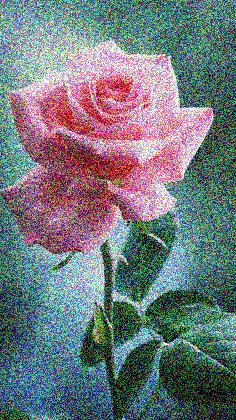
#> input picture assignments/flower2.jpg, 236 x 420 px
$ python 03_noice_reduce.py   (older library calls are emulated)
#> lines starting #> are read from the running program, lines starting #| are printed output that depends on the picture
# # Understand and apply noise smoothing and sharpening techniques.
# # Problem:
# # 1. Load a noisy image or add noise to an image using a Gaussian noise generator.
# # 2. Apply smoothing techniques using:
# # o Gaussian blur.
# # o Median blur.
# # 3. Sharpen the image using a Laplacian filter.
# # 4. Compare and display the results of smoothing and sharpening techniques.

import cv2
import numpy as np
import matplotlib.pyplot as plt


#loading noisy image
img = cv2.imread("flower2.jpg")
#> img is the input picture: shape (420, 236, 3); mean B, G, R 124.7, 120.7, 112.4

gaussian_blur = cv2.GaussianBlur(img, (7,7), 0)
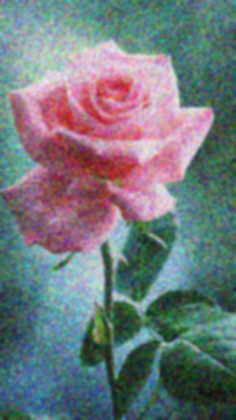
#> gaussian_blur: shape (420, 236, 3); mean B, G, R 124.7, 120.7, 112.4
median_blur = cv2.medianBlur(img,5)
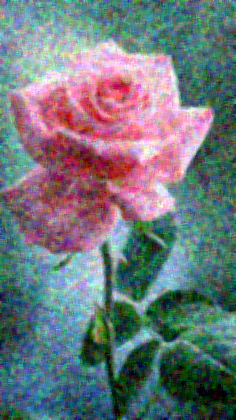
#> median_blur: shape (420, 236, 3); mean B, G, R 124.2, 119.7, 111.2

laplacian = cv2.Laplacian(cv2.cvtColor(img, cv2.COLOR_RGB2GRAY), cv2.CV_64F)
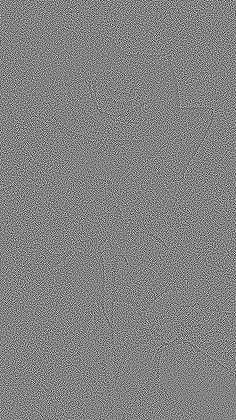
#> laplacian: shape (420, 236) float64; min -628, max 595, mean 0; drawn with min black and max white

# Plotting
plt.figure(figsize=(10, 10))

# Displaying the noisy and processed images
plt.subplot(2,2,1)
plt.title("Noisy Image")
plt.imshow(cv2.cvtColor(img, cv2.COLOR_BGR2RGB))

plt.subplot(2,2,2)
plt.title("Gaussian Blur")
plt.imshow(cv2.cvtColor(gaussian_blur, cv2.COLOR_BGR2RGB))

plt.subplot(2,2,3)
plt.title("Median Blur")
plt.imshow(cv2.cvtColor(median_blur, cv2.COLOR_BGR2RGB))

# Laplacian Edge Detection Result
plt.subplot(2,2,4)
plt.title("Laplacian")
plt.imshow(laplacian, cmap='gray')

plt.show()
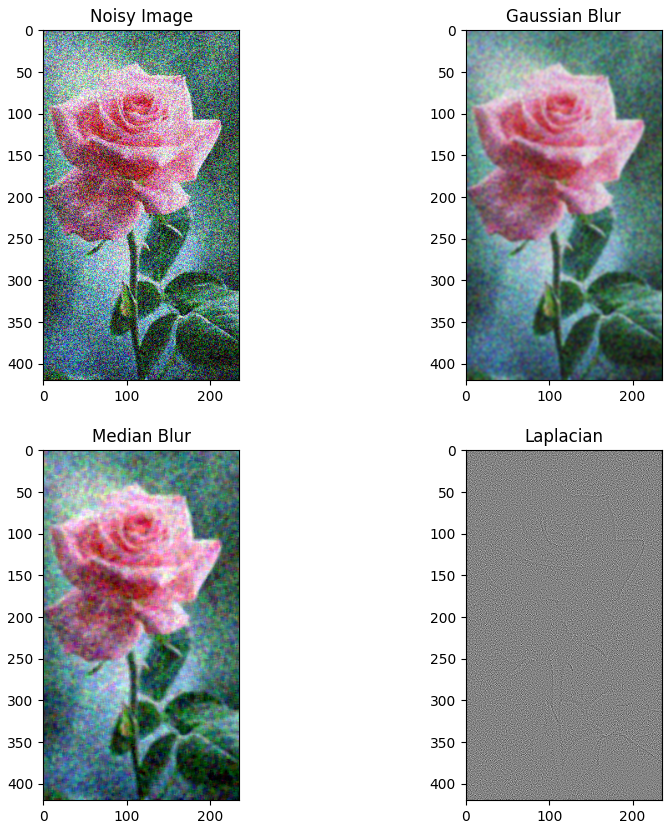
#> figure drawn by matplotlib, 4 panels

cv2.waitKey(0)
cv2.destroyAllWindows()

$ run again, with assignments/flower.jpg copied over assignments/flower2.jpg
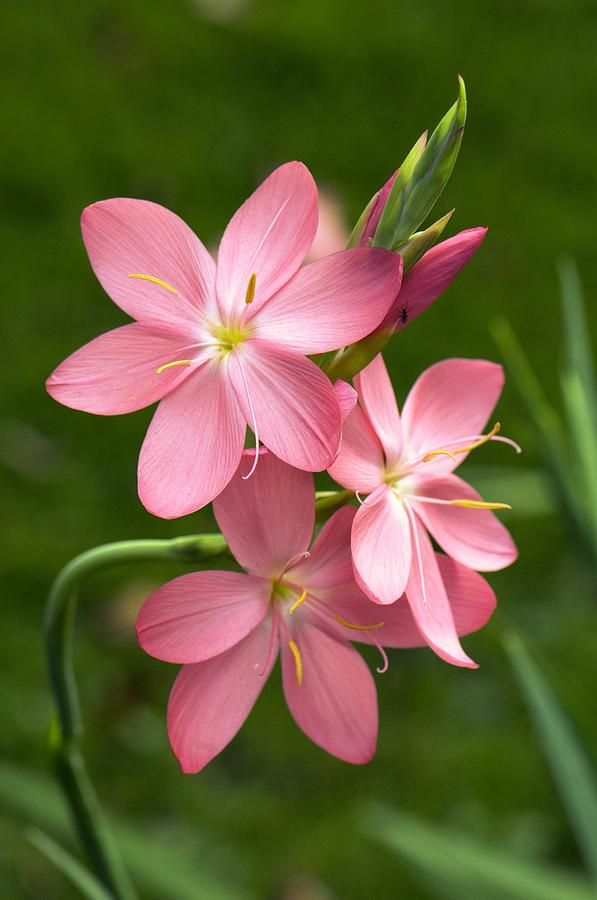
#> input picture assignments/flower.jpg, 597 x 900 px
#> img is the input picture: shape (900, 597, 3); mean B, G, R 56.5, 94.9, 104.3
#> `laplacian = cv2.Laplacian(cv2.cvtColor(img, cv2.COLOR_RGB2GRAY), cv2.C..`:
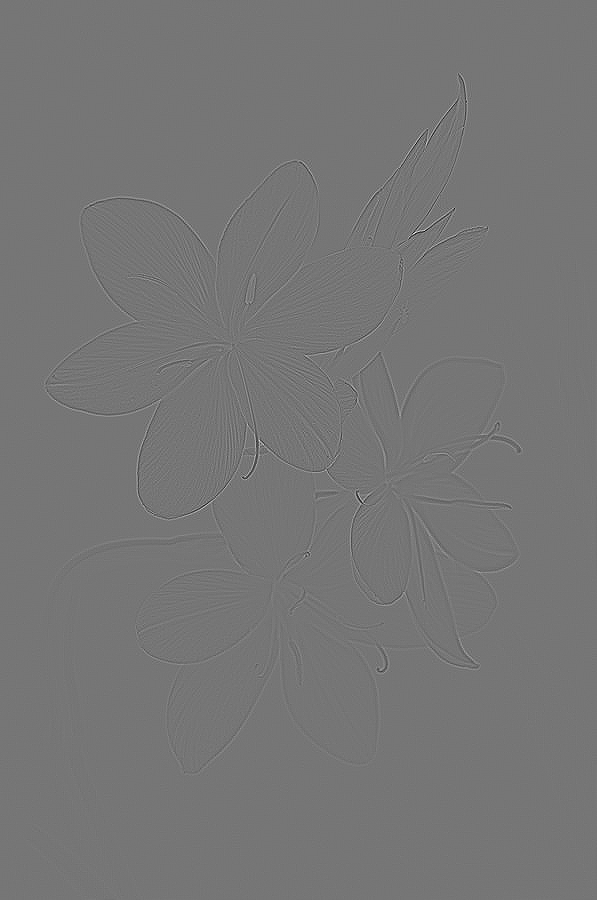
#> laplacian: shape (900, 597) float64; min -304, max 352, mean 0; drawn with min black and max white
#> `plt.show()`:
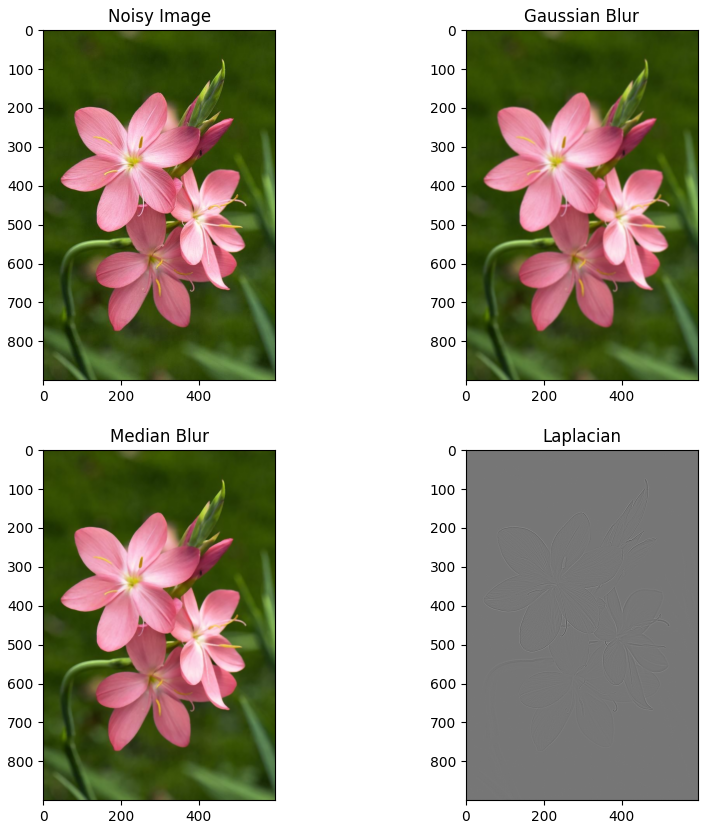
#> figure drawn by matplotlib, 4 panels
